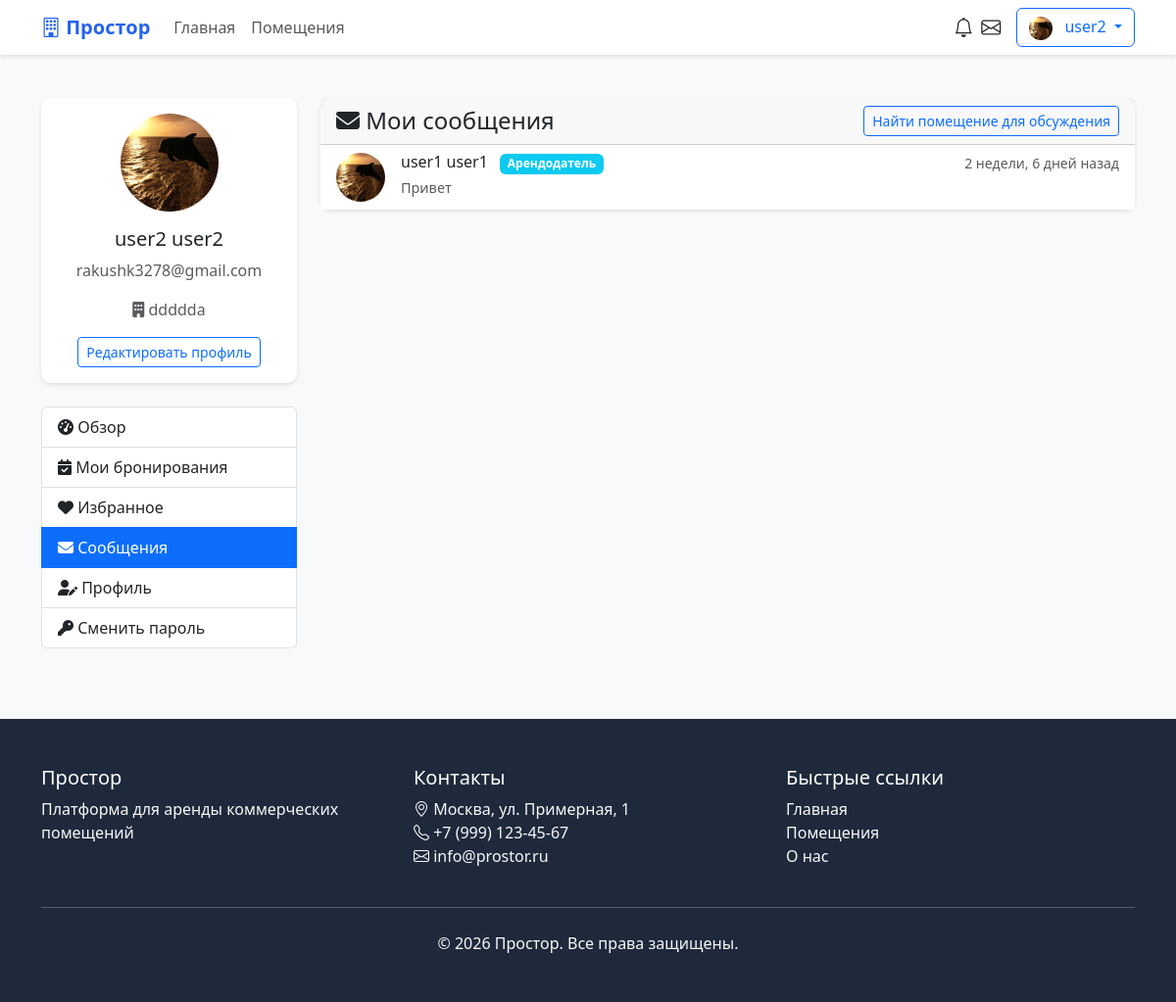
Page /messages/ (signed in) on the earlier database version.
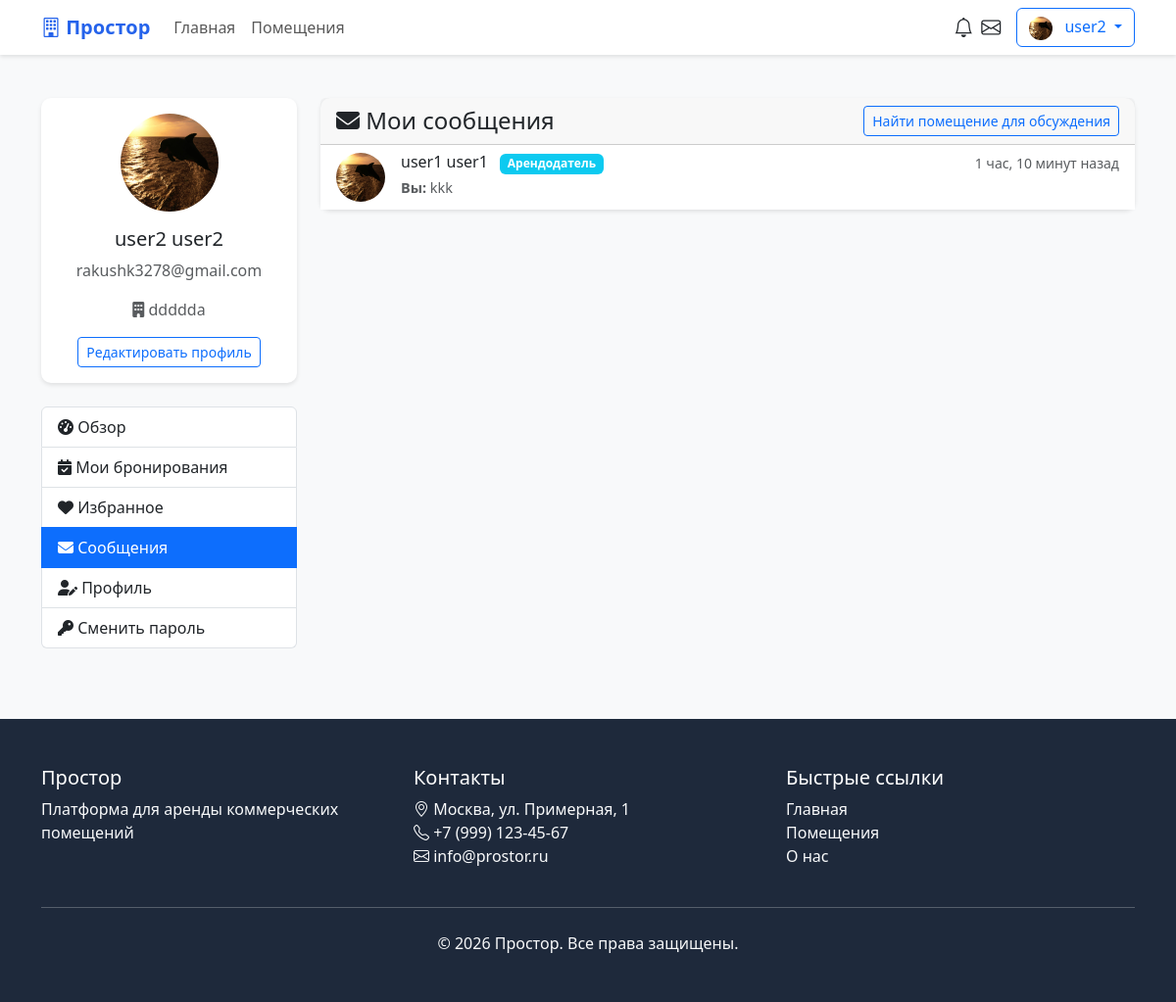
Same page on the later database version.
### core/models.py (models this page shows, shortened)
class User(AbstractUser):
    USER_TYPE_CHOICES = [
        ('tenant', 'Арендатор'),
        ('landlord', 'Арендодатель'),
        ('admin', 'Администратор'),
    ]
    user_type = models.CharField(
        max_length=20,
        choices=USER_TYPE_CHOICES,
        default='tenant',
        verbose_name='Тип пользователя'
    )
    avatar = models.ImageField(
        upload_to='avatars/',
        null=True,
        blank=True,
        verbose_name='Аватар'
    )
    phone = models.CharField(
        max_length=20,
        blank=True,
        null=True,
        verbose_name='Телефон'
    )
    company_name = models.CharField(
        max_length=100,
        blank=True,
        null=True,
        verbose_name='Название компании'
    )
    email_verified = models.BooleanField(
        default=False,
        verbose_name='Email подтвержден'
    )
    phone_verified = models.BooleanField(
        default=False,
        verbose_name='Телефон подтвержден'
    )
    class Meta:
        verbose_name = 'Пользователь'
        verbose_name_plural = 'Пользователи'
    def get_full_name_or_username(self):
        if self.first_name and self.last_name:
            return f"{self.first_name} {self.last_name}"
        return self.username

class Message(models.Model):
    sender = models.ForeignKey(
        User,
        on_delete=models.CASCADE,
        related_name='sent_messages',
        verbose_name='Отправитель'
    )
    recipient = models.ForeignKey(
        User,
        on_delete=models.CASCADE,
        related_name='received_messages',
        verbose_name='Получатель'
    )
    property = models.ForeignKey(
        Property,
        on_delete=models.CASCADE,
        null=True,
        blank=True,
        related_name='messages',
        verbose_name='Помещение'
    )
    subject = models.CharField(
        max_length=200,
        verbose_name='Тема'
    )
    message = models.TextField(
        verbose_name='Сообщение'
    )
    is_read = models.BooleanField(
        default=False,
        verbose_name='Прочитано'
    )
    created_at = models.DateTimeField(
        auto_now_add=True,
        verbose_name='Дата создания'
    )
    class Meta:
        verbose_name = 'Сообщение'
        verbose_name_plural = 'Сообщения'
        ordering = ['-created_at']

### core/views.py (the view)
# urls.py: path('messages/', views.messages_list, name='messages_list'),
@login_required
def messages_list(request):
    sent_messages = Message.objects.filter(sender=request.user).values('recipient').distinct()
    received_messages = Message.objects.filter(recipient=request.user).values('sender').distinct()
    user_ids = set()
    for msg in sent_messages:
        user_ids.add(msg['recipient'])
    for msg in received_messages:
        user_ids.add(msg['sender'])
    conversations = []
    for user_id in user_ids:
        other_user = User.objects.get(id=user_id)
        last_message = Message.objects.filter(
            Q(sender=request.user, recipient=other_user) |
            Q(sender=other_user, recipient=request.user)
        ).order_by('-created_at').first()
        unread_count = Message.objects.filter(
            sender=other_user,
            recipient=request.user,
            is_read=False
        ).count()
        conversations.append({
            'user': other_user,
            'last_message': last_message,
            'unread_count': unread_count,
        })
    conversations.sort(
        key=lambda x: x['last_message'].created_at if x['last_message'] else timezone.make_aware(datetime.min),
        reverse=True
    )
    paginator = Paginator(conversations, 5)
    page = request.GET.get('page')
    conversations_page = paginator.get_page(page)
    context = {
        'conversations': conversations_page,
        'title': 'Мои сообщения'
    }
    return render(request, 'core/messages_list.html', context)

### templates/core/messages_list.html (shortened to what the changed rows need)
{% extends 'base.html' %}
{% load static %}
{% block content %}
<div class="container mt-4">
    <div class="row">
        <div class="col-md-9">
            <div class="card">
                <div class="card-body p-0">
                    {% if conversations %}
                        <div class="list-group list-group-flush">
                            {% for conversation in conversations %}
                                <a href="{% url 'send_message' conversation.user.id %}"
                                   class="list-group-item list-group-item-action conversation-item {% if conversation.unread_count > 0 %}unread{% endif %}">
                                    <div class="d-flex w-100 justify-content-between">
                                        <div class="d-flex align-items-center">
                                            {% if conversation.user.avatar %}
                                                <img src="{{ conversation.user.avatar.url }}" class="rounded-circle me-3" width="50" height="50" alt="Аватар">
                                            {% else %}
                                                <img src="{% static 'images/default-avatar.png' %}" class="rounded-circle me-3" width="50" height="50" alt="Аватар">
                                            {% endif %}
                                            <div>
                                                <h6 class="mb-1">
                                                    {{ conversation.user.get_full_name_or_username }}
                                                    {% if conversation.user.user_type == 'landlord' %}
                                                        <span class="badge bg-info ms-2">Арендодатель</span>
                                                    {% elif conversation.user.user_type == 'tenant' %}
                                                        <span class="badge bg-success ms-2">Арендатор</span>
                                                    {% endif %}
                                                </h6>
                                                {% if conversation.last_message %}
                                                    <p class="mb-1 text-muted message-preview">
                                                        {% if conversation.last_message.sender == request.user %}
                                                            <strong>Вы:</strong>
                                                        {% endif %}
                                                        {{ conversation.last_message.message|truncatechars:60 }}
                                                    </p>
                                                {% endif %}
                                            </div>
                                        </div>
                                        <div class="text-end">
                                            {% if conversation.last_message %}
                                                <small class="text-muted d-block">
                                                    {{ conversation.last_message.created_at|timesince }} назад
                                                </small>
                                            {% endif %}
                                        </div>
                                    </div>
                                </a>
                            {% endfor %}
                        </div>
                    {% endif %}
                </div>
            </div>
        </div>
    </div>
</div>
{% endblock %}

Differences in the rows shown:
changed User "user1 user1": last_message.message "Привет" → "kkk"; last_message.created_at "2 недели, 6 дней" → "1 час, 10 минут"; now shows "Вы:"
